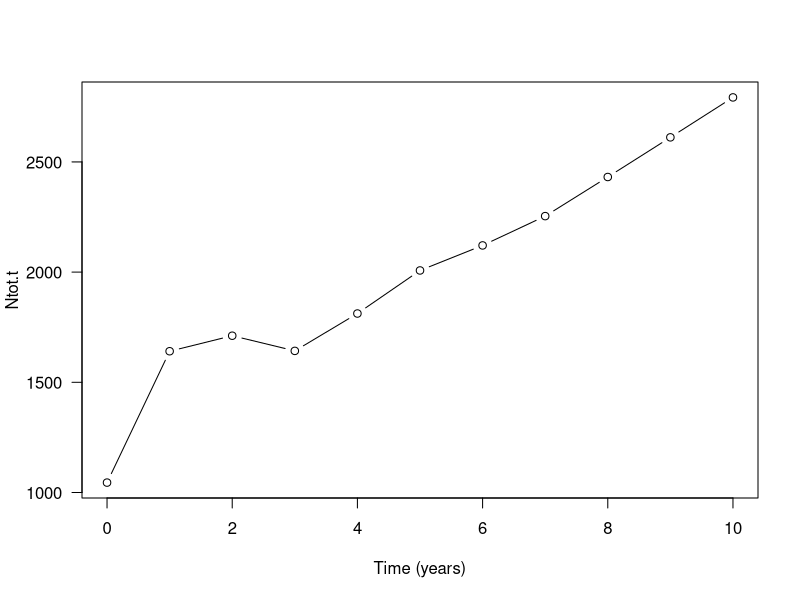
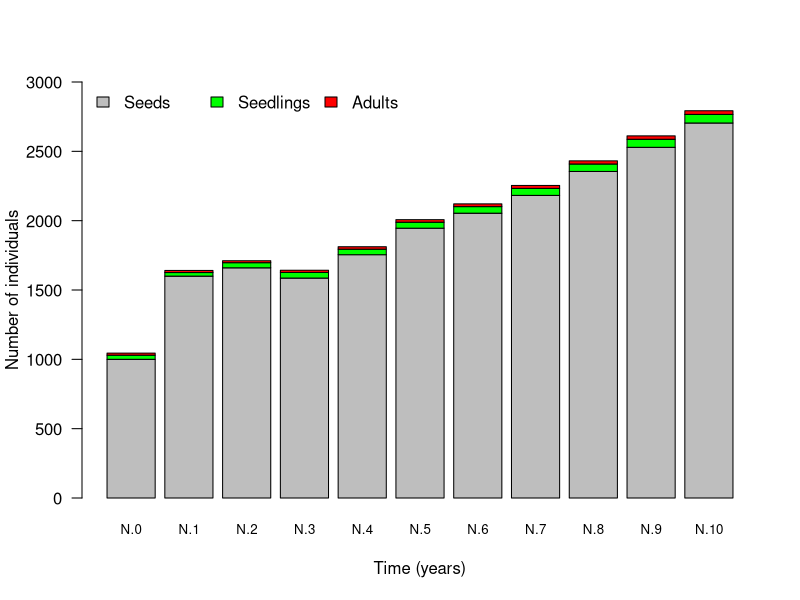
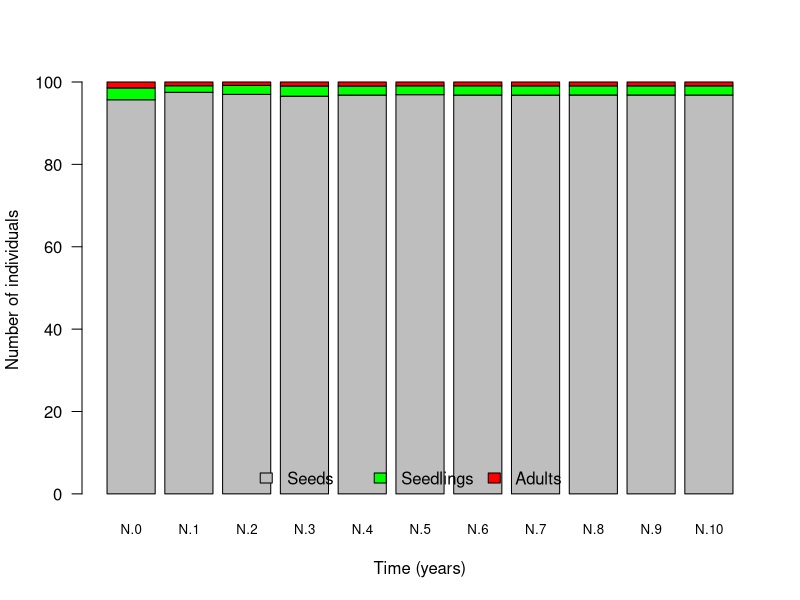
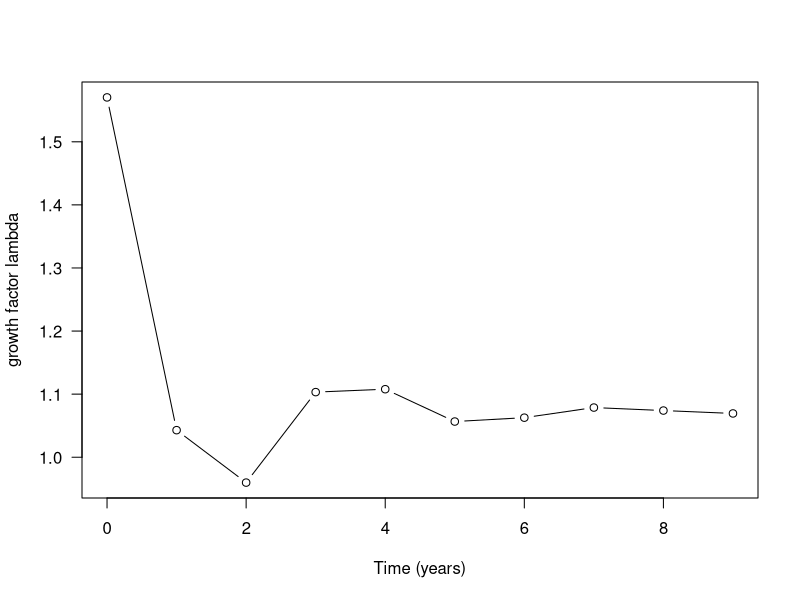
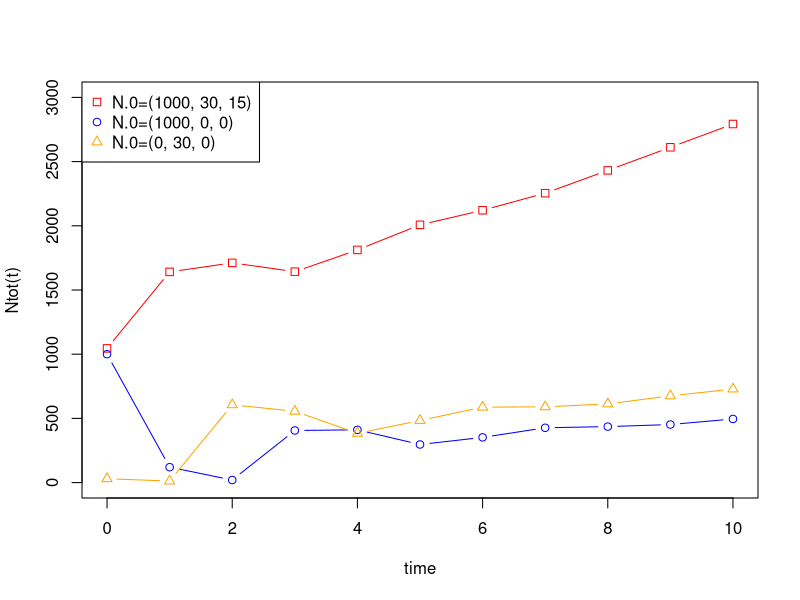
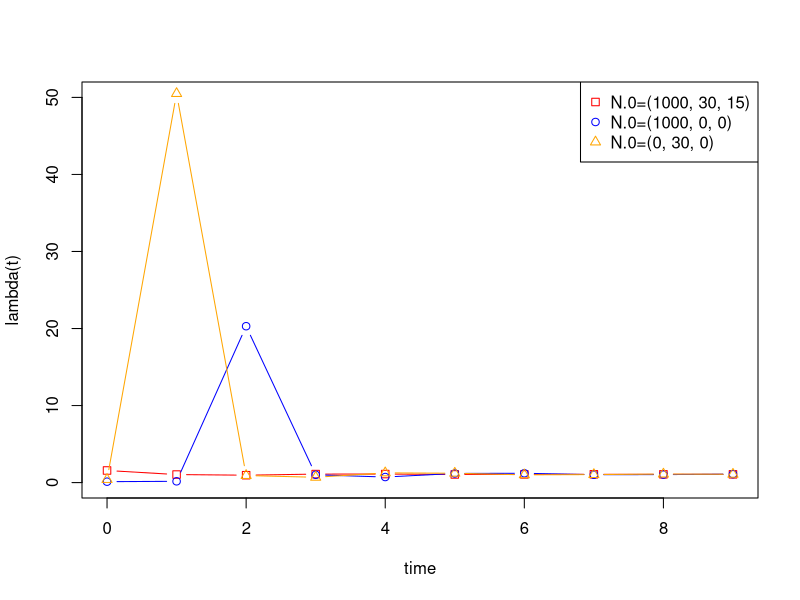

These figures' R source, in order: (Note: this script raises an error after producing the figures.)
## ---- chunk 1
knitr::opts_chunk$set(echo = TRUE)
## ---- chunk 2
transition.matrix <- matrix(c(0.1,0,100,0.02,0.2,0,0,0.2,0.6), nrow=3, ncol=3, byrow=T)
transition.matrix # let's have a look at the matrix
## ---- chunk 3
N.0 <- c(1000, 30, 15)
N.0 # let's have a look at the vector
## ---- chunk 4
(N.1 <- transition.matrix %*% N.0) # the parentheses around a command make that the vector N.1 is immediately shown, that is, without explicitly asking for it as was done in the two previous commands.
## ---- chunk 5
(N.2 <- transition.matrix %*% N.1)
## ---- chunk 6
N.3 <- transition.matrix %*% N.2
N.4 <- transition.matrix %*% N.3
N.5 <- transition.matrix %*% N.4
N.6 <- transition.matrix %*% N.5
N.7 <- transition.matrix %*% N.6
N.8 <- transition.matrix %*% N.7
N.9 <- transition.matrix %*% N.8
N.10 <- transition.matrix %*% N.9
## ---- chunk 7
time.series <- as.data.frame(matrix(c(N.0, N.1, N.2, N.3, N.4, N.5, N.6, N.7, N.8, N.9, N.10), ncol=3, byrow=TRUE))
time.series <- data.frame(0:10, time.series)
colnames(time.series) <- c("time", "Seeds", "Juv", "Ad")
time.series
## ---- chunk 8
Ntot.0 <- sum(N.0) 
Ntot.1 <- sum(N.1)
Ntot.2 <- sum(N.2)
Ntot.3 <- sum(N.3)
Ntot.4 <- sum(N.4)
Ntot.5 <- sum(N.5)
Ntot.6 <- sum(N.6)
Ntot.7 <- sum(N.7)
Ntot.8 <- sum(N.8)
Ntot.9 <- sum(N.9)
Ntot.10 <- sum(N.10)
## ---- chunk 9
time.series$Ntot <- rowSums(time.series[, 2:4])
time.series
## ---- chunk 10
# old stuff
Ntot_N01 <- c(Ntot.0, Ntot.1, Ntot.2, Ntot.3, Ntot.4, Ntot.5, Ntot.6, Ntot.7, Ntot.8, Ntot.9, Ntot.10)
## ---- chunk 11
plot(x=c(0:10), y=c(Ntot.0, Ntot.1, Ntot.2, Ntot.3, Ntot.4, Ntot.5, Ntot.6, Ntot.7, Ntot.8, Ntot.9, Ntot.10), type = "b", xlab="Time (years)", ylab="Ntot.t", las=1)
## ---- chunk 12
barplot(cbind(N.0, N.1, N.2, N.3, N.4, N.5, N.6, N.7, N.8, N.9, N.10), las=1, col=c("grey", "green", "red"), names.arg=c("N.0", "N.1", "N.2", "N.3", "N.4", "N.5", "N.6", "N.7", "N.8", "N.9", "N.10"), ylab="Number of individuals", xlab="Time (years)", ylim = c(0, 3000), cex.names=0.8)

legend("topleft", bty="n", legend=c("Seeds", "Seedlings", "Adults"), fill=c("grey", "green", "red"), horiz=T)
## ---- chunk 13
barplot(cbind(N.0/sum(N.0), N.1/sum(N.1), N.2/sum(N.2), N.3/sum(N.3), N.4/sum(N.4), N.5/sum(N.5), N.6/sum(N.6), N.7/sum(N.7), N.8/sum(N.8), N.9/sum(N.9), N.10/sum(N.10))*100, col=c("grey", "green", "red"), las=1, names=c("N.0", "N.1", "N.2", "N.3", "N.4", "N.5", "N.6", "N.7", "N.8", "N.9", "N.10"), ylab="Number of individuals", xlab="Time (years)", cex.names=0.8)
legend("bottom", bty="n", legend=c("Seeds", "Seedlings", "Adults"), fill=c("grey", "green", "red"), horiz=T)
## ---- chunk 14
lambda.0 <- Ntot.1/Ntot.0
lambda.1 <- Ntot.2/Ntot.1
lambda.2 <- Ntot.3/Ntot.2
lambda.3 <- Ntot.4/Ntot.3
lambda.4 <- Ntot.5/Ntot.4
lambda.5 <- Ntot.6/Ntot.5
lambda.6 <- Ntot.7/Ntot.6
lambda.7 <- Ntot.8/Ntot.7
lambda.8 <- Ntot.9/Ntot.8
lambda.9 <- Ntot.10/Ntot.9
## ---- chunk 15
lambda_N01 <- c(lambda.0, lambda.1, lambda.2, lambda.3, lambda.4, lambda.5, lambda.6, lambda.7, lambda.8, lambda.9)
## ---- chunk 16
time.series$lambda <- c(lambda.0, lambda.1, lambda.2, lambda.3, lambda.4, lambda.5, lambda.6, lambda.7, lambda.8, lambda.9, NA)
time.series
## ---- chunk 17
plot(x=c(0:9), y=c(lambda.0, lambda.1, lambda.2, lambda.3, lambda.4, lambda.5, lambda.6, lambda.7, lambda.8, lambda.9), type = "b", xlab="Time (years)", ylab="growth factor lambda", las=1)
## ---- chunk 18
N.0 <- matrix(c(1000, 0, 0), nrow=3, ncol=1, byrow=T)
## ---- chunk 19
(N.1 <- transition.matrix %*% N.0)
(N.2 <- transition.matrix %*% N.1)
(N.3 <- transition.matrix %*% N.2)
(N.4 <- transition.matrix %*% N.3)
(N.5 <- transition.matrix %*% N.4)
(N.6 <- transition.matrix %*% N.5)
(N.7 <- transition.matrix %*% N.6)
(N.8 <- transition.matrix %*% N.7)
(N.9 <- transition.matrix %*% N.8)
(N.10 <- transition.matrix %*% N.9)

(Ntot.0 <- sum(N.0)) 
(Ntot.1 <- sum(N.1))
(Ntot.2 <- sum(N.2))
(Ntot.3 <- sum(N.3))
(Ntot.4 <- sum(N.4)) 
(Ntot.5 <- sum(N.5))
(Ntot.6 <- sum(N.6)) 
(Ntot.7 <- sum(N.7))
(Ntot.8 <- sum(N.8)) 
(Ntot.9 <- sum(N.9))
(Ntot.10 <- sum(N.10))

Ntot_N02 <- c(Ntot.0, Ntot.1, Ntot.2, Ntot.3, Ntot.4, Ntot.5, Ntot.6, Ntot.7, Ntot.8, Ntot.9, Ntot.10)
## ---- chunk 20
(lambda.0 <- Ntot.1/Ntot.0)
(lambda.1 <- Ntot.2/Ntot.1)
(lambda.2 <- Ntot.3/Ntot.2)
(lambda.3 <- Ntot.4/Ntot.3)
(lambda.4 <- Ntot.5/Ntot.4)
(lambda.5 <- Ntot.6/Ntot.5)
(lambda.6 <- Ntot.7/Ntot.6)
(lambda.7 <- Ntot.8/Ntot.7)
(lambda.8 <- Ntot.9/Ntot.8)
(lambda.9 <- Ntot.10/Ntot.9)

lambda_N02 <- c(lambda.0, lambda.1, lambda.2, lambda.3, lambda.4, lambda.5, lambda.6, lambda.7, lambda.8, lambda.9)
## ---- chunk 21
N.0 <- matrix(c(0, 30, 0), nrow=3, ncol=1, byrow=T)
## ---- chunk 22
(N.1 <- transition.matrix %*% N.0)
(N.2 <- transition.matrix %*% N.1)
(N.3 <- transition.matrix %*% N.2)
(N.4 <- transition.matrix %*% N.3)
(N.5 <- transition.matrix %*% N.4)
(N.6 <- transition.matrix %*% N.5)
(N.7 <- transition.matrix %*% N.6)
(N.8 <- transition.matrix %*% N.7)
(N.9 <- transition.matrix %*% N.8)
(N.10 <- transition.matrix %*% N.9)

(Ntot.0 <- sum(N.0)) 
(Ntot.1 <- sum(N.1))
(Ntot.2 <- sum(N.2))
(Ntot.3 <- sum(N.3))
(Ntot.4 <- sum(N.4)) 
(Ntot.5 <- sum(N.5))
(Ntot.6 <- sum(N.6)) 
(Ntot.7 <- sum(N.7))
(Ntot.8 <- sum(N.8)) 
(Ntot.9 <- sum(N.9))
(Ntot.10 <- sum(N.10))

Ntot_N03 <- c(Ntot.0, Ntot.1, Ntot.2, Ntot.3, Ntot.4, Ntot.5, Ntot.6, Ntot.7, Ntot.8, Ntot.9, Ntot.10)
## ---- chunk 23
(lambda.0 <- Ntot.1/Ntot.0)
(lambda.1 <- Ntot.2/Ntot.1)
(lambda.2 <- Ntot.3/Ntot.2)
(lambda.3 <- Ntot.4/Ntot.3)
(lambda.4 <- Ntot.5/Ntot.4)
(lambda.5 <- Ntot.6/Ntot.5)
(lambda.6 <- Ntot.7/Ntot.6)
(lambda.7 <- Ntot.8/Ntot.7)
(lambda.8 <- Ntot.9/Ntot.8)
(lambda.9 <- Ntot.10/Ntot.9)

lambda_N03 <- c(lambda.0, lambda.1, lambda.2, lambda.3, lambda.4, lambda.5, lambda.6, lambda.7, lambda.8, lambda.9)
## ---- chunk 24
plot(0:10, Ntot_N01, type = "b", pch = 0, col="red", ylim=c(0, 3000), xlab = "time", ylab = "Ntot(t)")
lines(0:10, Ntot_N02, type = "b", pch = 1, col="blue")
lines(0:10, Ntot_N03, type = "b", pch = 2, col="orange")
legend("topleft", c("N.0=(1000, 30, 15)", "N.0=(1000, 0, 0)", "N.0=(0, 30, 0)"), col =c("red", "blue", "orange"), pch = c(0, 1, 2)) 
## ---- chunk 25
plot(0:9, lambda_N01, type = "b", pch = 0, col="red", xlab = "time", ylab = "lambda(t)", ylim = c(0, 50))
lines(0:9, lambda_N02, type = "b", pch = 1, col="blue")
lines(0:9, lambda_N03, type = "b", pch = 2, col="orange")
legend("topright", c("N.0=(1000, 30, 15)", "N.0=(1000, 0, 0)", "N.0=(0, 30, 0)"), col =c("red", "blue", "orange"), pch = c(0, 1, 2)) 
## ---- chunk 26
meadow.matrix <- matrix(c(0.001,0,200,0.01,0.2,0,0,0.2,0), nrow=3, ncol=3, byrow=T)
meadow.matrix
## ---- chunk 27
N.0 <- matrix(c(3000, 180, 30), nrow=3, ncol=1, byrow=T)
N.0
## ---- chunk 28
knitr::include_graphics("images/LifeCycle.png")
## ---- chunk 29
pop.dev <- data.frame(time=c(0:10), Seeds=rep(NA,11), Juv=rep(NA,11), Adults=rep(NA,11), N=rep(NA,11), lambda=rep(NA,11))
## ---- chunk 30
pop.dev[1, "Seeds"] <- N.0[1]
pop.dev[1, "Juv"] <- N.0[2]
pop.dev[1, "Adults"] <- N.0[3]
pop.dev[1, "N"] <- sum(N.0)
## ---- chunk 31
N.t <-N.0 # this creates a new vector, called N.t, and we give it the values that are stored in N.0
for (n in 2:11) # the loop "runs" from n=2 to n=11 (representing the years 1 to 10 in the data frame)
{
  N.t.plus.1 <- meadow.matrix %*% N.t # computes the population vector for the next time step
  pop.dev[n, "N"] <- sum(N.t.plus.1) # the following lines enter the outcome into the data frame
  pop.dev[n, "Seeds"] <- N.t.plus.1[1]
  pop.dev[n, "Juv"] <- N.t.plus.1[2]
  pop.dev[n, "Adults"] <- N.t.plus.1[3]
  pop.dev[n, "lambda"] <- sum(N.t.plus.1)/sum(N.t)
  N.t <- N.t.plus.1 # updates the current values stored in N.t
}
## ---- chunk 32
plot(pop.dev$time, pop.dev$N, type="l", ylab="Total population size", xlab="Time (years)", las=1)
## ---- chunk 33
plot(pop.dev$time, pop.dev$Adults, type="l", ylab="Number of Adults", xlab="Time (years)", las=1)
## ---- chunk 34
plot(pop.dev$time, pop.dev$lambda, type="l", ylab="Growth factor lambda", xlab="Time (years)", las=1)
## ---- chunk 35
N.0 <- matrix(c(3000,180,130), nrow=3, ncol=1, byrow=T)

pop.dev.strategy.1 <- data.frame(time=c(0:10), Seeds=rep(NA,11), Juv=rep(NA,11), Adults=rep(NA,11), N=rep(NA,11), lambda=rep(NA,11))

pop.dev.strategy.1[1, "Seeds"] <- N.0[1]
pop.dev.strategy.1[1, "Juv"] <- N.0[2]
pop.dev.strategy.1[1, "Adults"] <- N.0[3]
pop.dev.strategy.1[1, "N"] <- sum(N.0)

N.t <-N.0 # the initial value of N.n is given by the value N.0
for (n in 2:11) # the year runs second to 11th row (i.e, year 1 to 10)
{
  N.t.plus.1 <-  meadow.matrix %*% N.t
  pop.dev.strategy.1[n, "N"] <- sum(N.t.plus.1)
  pop.dev.strategy.1[n, "Seeds"] <- N.t.plus.1[1]
  pop.dev.strategy.1[n, "Juv"] <- N.t.plus.1[2]
  pop.dev.strategy.1[n, "Adults"] <- N.t.plus.1[3]
  pop.dev.strategy.1[n, "lambda"] <- sum(N.t.plus.1)/sum(N.t)
  N.t <- N.t.plus.1
}

plot(pop.dev.strategy.1$time, pop.dev.strategy.1$Adults, type="l", ylab="Number of Adults", xlab="Time (years)", las=1, col="green")
## ---- chunk 36
meadow.matrix <- matrix(c(0.001,0,200,0.025,0.2,0,0,0.2,0), nrow=3, ncol=3, byrow=T)
N.0 <- matrix(c(3000,180,30), nrow=3, ncol=1, byrow=T)

pop.dev.strategy.2 <- data.frame(time=c(0:10), Seeds=rep(NA,11), Juv=rep(NA,11), Adults=rep(NA,11), N=rep(NA,11), lambda=rep(NA,11))

pop.dev.strategy.2[1, "Seeds"] <- N.0[1]
pop.dev.strategy.2[1, "Juv"] <- N.0[2]
pop.dev.strategy.2[1, "Adults"] <- N.0[3]
pop.dev.strategy.2[1, "N"] <- sum(N.0)

N.t <-N.0 # the initial value of N.n is given by the value N.0
for (n in 2:11) # the year runs second to 11th row (i.e, year 1 to 10)
{
  N.t.plus.1 <- meadow.matrix %*% N.t
  pop.dev.strategy.2[n, "N"] <- sum(N.t.plus.1)
  pop.dev.strategy.2[n, "Seeds"] <- N.t.plus.1[1]
  pop.dev.strategy.2[n, "Juv"] <- N.t.plus.1[2]
  pop.dev.strategy.2[n, "Adults"] <- N.t.plus.1[3]
  pop.dev.strategy.2[n, "lambda"] <- sum(N.t.plus.1)/sum(N.t)
  N.t <- N.t.plus.1
}

plot(pop.dev.strategy.2$time, pop.dev.strategy.2$Adults, type="l", ylab="Number of Adults", xlab="Time (years)", las=1, col="blue")
## ---- chunk 37
plot(pop.dev$time, pop.dev$Adults, type="l", ylab="Number of Adults", xlab="Time (years)", las=1, col="red", ylim = c(0, 60))
lines(pop.dev$time, pop.dev.strategy.1$Adults, col="green")
lines(pop.dev$time, pop.dev.strategy.2$Adults, col="blue")
legend("top", legend=c("no measure", "Meth. 1", "Meth. 2"), 
       col=c("red", "green", "blue"), lty=c(1,1,1), bty="n", horiz=TRUE, cex=0.9)
